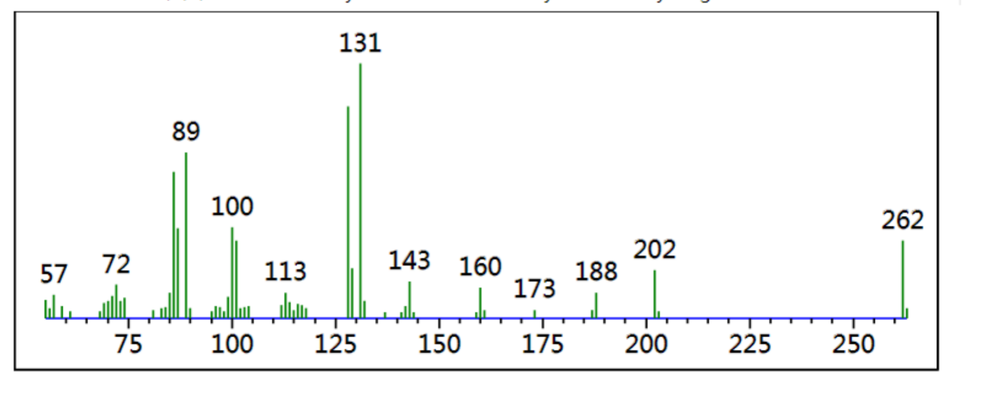
#> input picture pmaa_platform/data/uploads/044e459765a28b0fb5f8e5a04fbdee47__2026-09-13_12.12.28.png, 1000 x 404 px, shrunk from 1806 x 730 before the run; its folder holds only this picture in this run
$ python -i spectrum_image.py   (imports and definitions only)
#> lines starting #> are read from the running program, lines starting #| are printed output that depends on the picture
"""
从质谱图**图片**中反解峰（棒图 / 实心填充图）。

═══════════════════════════════════════════════════════════════════════════
 科学边界（务必遵守，整个平台的立身之本）
═══════════════════════════════════════════════════════════════════════════
从图片反解出来的峰是 **derived（推导）** 数据，不是 observed（实测）数据：

  * 相对强度只是图像像素估计——压缩、文字重叠、基线和裁切都会造成偏差；
  * m/z **必须**由用户校准（给出轴的 m/z 范围），否则无法从像素映射；
  * 本机未安装 OCR，轴刻度数字无法自动识别，所以不做"猜刻度"这种事；
  * 结果一律标记 basis="derived_from_image"，入库前必须人工确认；
  * 证据上限被压到 candidate，且额外标注 IMAGE_DERIVED 缺失项。

换句话说：本模块负责"把图读成候选峰"，**不负责**"把候选峰说成实测值"。
"""
from __future__ import annotations

import io
import math
from dataclasses import dataclass, field

import numpy as np
from PIL import Image


@dataclass
class ExtractedPeak:
    mz: float | None            # 校准前为 None
    x_pixel: int
    relative_intensity: float   # 相对基峰 = 100
    raw_height: float


@dataclass
class ImageExtractionResult:
    peaks: list[ExtractedPeak]
    image_width: int
    image_height: int
    plot_left: int
    plot_right: int
    baseline_y: int
    params: dict = field(default_factory=dict)
    warnings: list[str] = field(default_factory=list)
    confidence: str = "low"     # low / medium；永远不可能是 high


def _load_gray(data: bytes) -> np.ndarray:
    """转灰度并返回 float 数组（0=黑, 255=白）。"""
    img = Image.open(io.BytesIO(data))
    if img.mode not in ("L", "RGB", "RGBA", "P", "CMYK", "LA"):
        img = img.convert("RGB")
    if img.mode != "L":
        img = img.convert("L")
    return np.asarray(img, dtype=np.float32)


# [178 lines left out: functions _foreground_mask, _column_profile, _true_runs, _heights_attached_to_axis, _axis_attached_profile, _find_peaks, not called in this run]


def extract_peaks_from_image(
    data: bytes,
    *,
    mz_min: float | None = None,
    mz_max: float | None = None,
    min_prominence_ratio: float = 0.02,
    min_peak_distance: int = 3,
    round_mz: bool = True,
) -> ImageExtractionResult:
    """
    从质谱图图片中提取峰。

    :param mz_min/mz_max: 绘图区左右边界对应的 m/z。
        **未提供则只给出相对强度与像素位置，m/z 为 None**——
        本机无 OCR，不猜轴刻度。
    """
    gray = _load_gray(data)
    h, w = gray.shape
    mask = _foreground_mask(gray)
    attached = _axis_attached_profile(mask)
    if attached is not None:
        prof, baseline, left, right = attached
        extraction_mode = "axis_attached"
    else:
        prof, baseline = _column_profile(mask)
        extraction_mode = "global_profile"

    warnings: list[str] = []
    if prof.max() <= 0:
        return ImageExtractionResult(
            peaks=[], image_width=w, image_height=h, plot_left=0, plot_right=w - 1,
            baseline_y=baseline, params={}, warnings=["图像中未检测到任何前景峰，可能不是质谱图"],
            confidence="low")

    # 无明显横轴时才用全部前景列兜底；检测到横轴时保留横轴端点作为 m/z 校准边界。
    if attached is None:
        nz = np.nonzero(prof > 0)[0]
        left, right = int(nz[0]), int(nz[-1])
    if right - left < 10:
        warnings.append("绘图区过窄，可能只截到部分谱图")

    peaks_xy = _find_peaks(prof, min_prominence_ratio=min_prominence_ratio,
                           min_distance=min_peak_distance)

    # 剔除绘图区两端的边界伪影：坐标轴端点常被当成"峰"
    trim = max(2, int((right - left) * 0.01))
    peaks_xy = [(x, v) for x, v in peaks_xy if left + trim <= x <= right - trim]

    if not peaks_xy:
        warnings.append("未找到显著峰，可尝试降低 prominence 阈值")

    mx_height = max(v for _, v in peaks_xy) if peaks_xy else 1.0
    out: list[ExtractedPeak] = []
    span = max(right - left, 1)
    for x, height in peaks_xy:
        rel = height / mx_height * 100.0
        mz = None
        if mz_min is not None and mz_max is not None and mz_max > mz_min:
            frac = (x - left) / span
            mz = mz_min + frac * (mz_max - mz_min)
            if round_mz:
                mz = float(round(mz))
        out.append(ExtractedPeak(mz=mz, x_pixel=int(x),
                                 relative_intensity=round(rel, 2),
                                 raw_height=round(float(height), 2)))

    # 置信度：峰数足够 + 间距规整 ⇒ medium；否则一律 low
    confidence = "low"
    if len(out) >= 5 and mz_min is not None:
        mzs = sorted(p.mz for p in out if p.mz is not None)
        if len(mzs) >= 5:
            gaps = [mzs[i + 1] - mzs[i] for i in range(len(mzs) - 1)]
            med = float(np.median(gaps)) if gaps else 0.0
            if med > 0:
                dev = float(np.mean([abs(g - med) for g in gaps])) / med
                if dev < 0.8:
                    confidence = "medium"
    if mz_min is None:
        warnings.append("未提供 m/z 轴范围：m/z 未解析，仅给出相对强度与像素位置")

    params = {
        "extraction_mode": extraction_mode,
        "min_prominence_ratio": min_prominence_ratio,
        "min_peak_distance": min_peak_distance,
        "mz_min": mz_min,
        "mz_max": mz_max,
        "round_mz": round_mz,
        "plot_span_px": span,
        "baseline_y": baseline,
    }
    return ImageExtractionResult(
        peaks=out, image_width=w, image_height=h, plot_left=left, plot_right=right,
        baseline_y=baseline, params=params, warnings=warnings, confidence=confidence)


def image_is_likely_spectrum(res: ImageExtractionResult) -> bool:
    """粗略判断：像谱图（峰多、绘图区够宽），不像纯文字截图。"""
    return len(res.peaks) >= 3 and (res.plot_right - res.plot_left) > 40

>>> import cv2
>>> picture = cv2.imread('../../../data/uploads/044e459765a28b0fb5f8e5a04fbdee47__2026-09-13_12.12.28.png', cv2.IMREAD_GRAYSCALE)
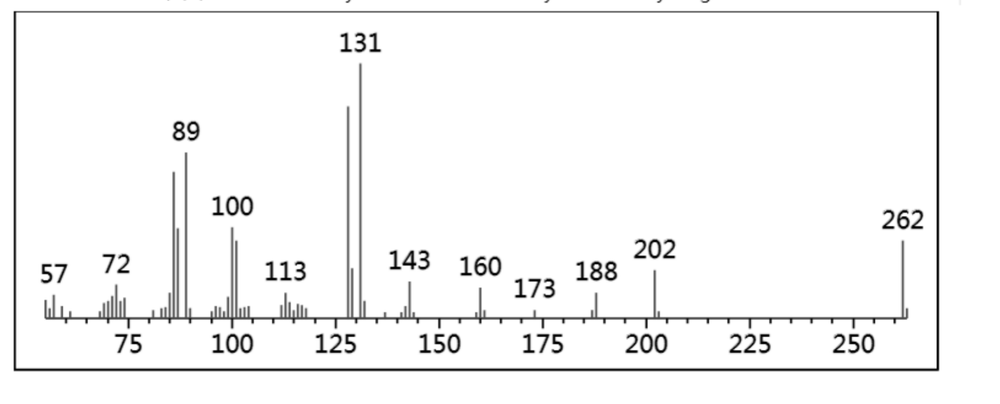
#> picture: shape (404, 1000); min 0, max 255, mean 245.6
>>> result = extract_peaks_from_image(picture)
#> (the run stopped early here; a loop or call above may not have finished)

$ run again, on pmaa_platform/data/uploads/05b315e8e9c4dad5772f0f7b65ef12a2_05b315e8e9c4dad5772f0f7b65ef12a2__2026-09-12_11.22.39.png
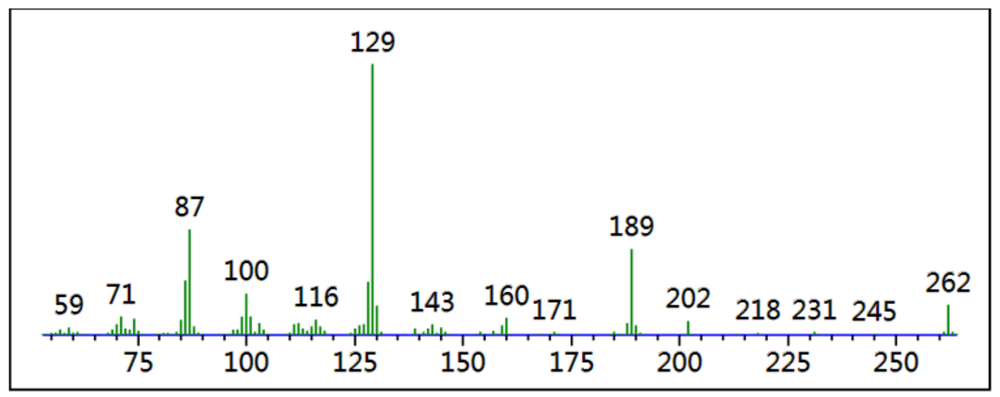
#> input picture pmaa_platform/data/uploads/05b315e8e9c4dad5772f0f7b65ef12a2_05b315e8e9c4dad5772f0f7b65ef12a2__2026-09-12_11.22.39.png, 1000 x 397 px, shrunk from 1708 x 678 before the run
#> `picture = cv2.imread('../../../data/uploads/044e459765a28b0fb5f8e5a04f..`:
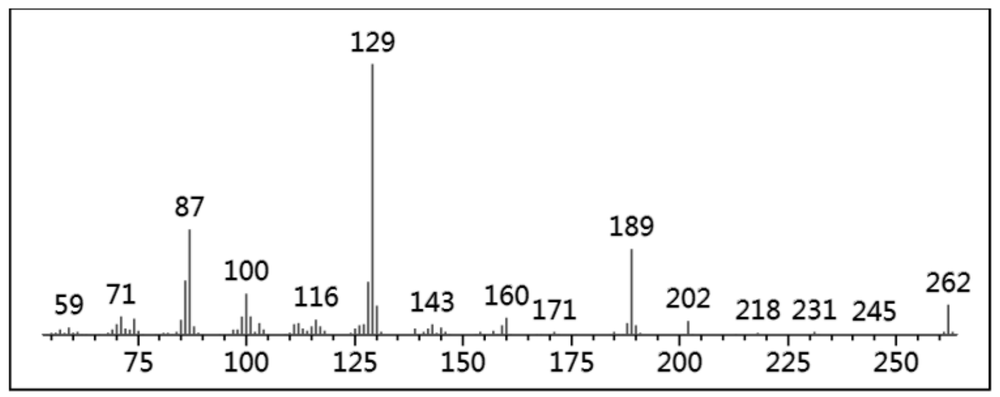
#> picture: shape (397, 1000); min 0, max 255, mean 244.5

$ run again, on pmaa_platform/data/uploads/099900ef095116f234cdf66b7f189ccb__2026-09-12_11.07.56.png
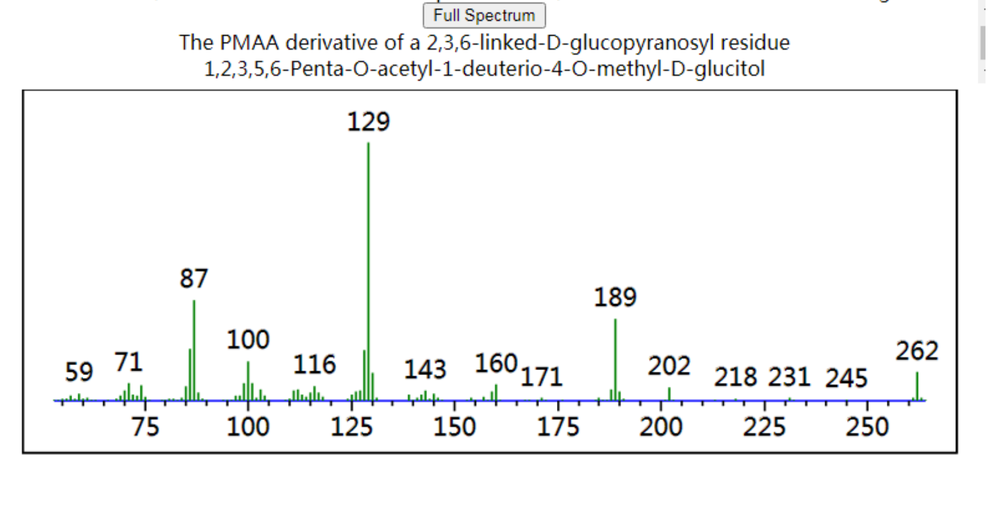
#> input picture pmaa_platform/data/uploads/099900ef095116f234cdf66b7f189ccb__2026-09-12_11.07.56.png, 1000 x 509 px, shrunk from 1792 x 912 before the run
#> `picture = cv2.imread('../../../data/uploads/044e459765a28b0fb5f8e5a04f..`:
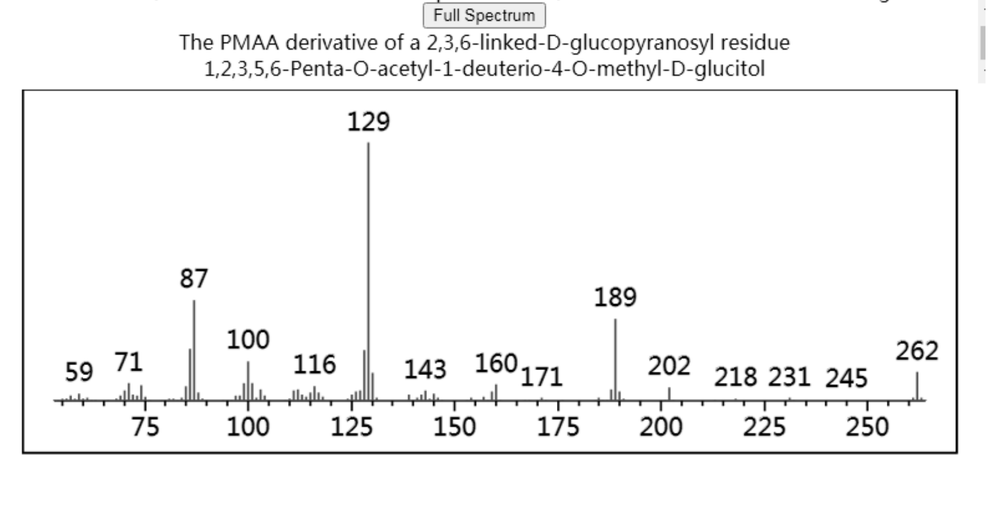
#> picture: shape (509, 1000); min 0, max 255, mean 245.1
